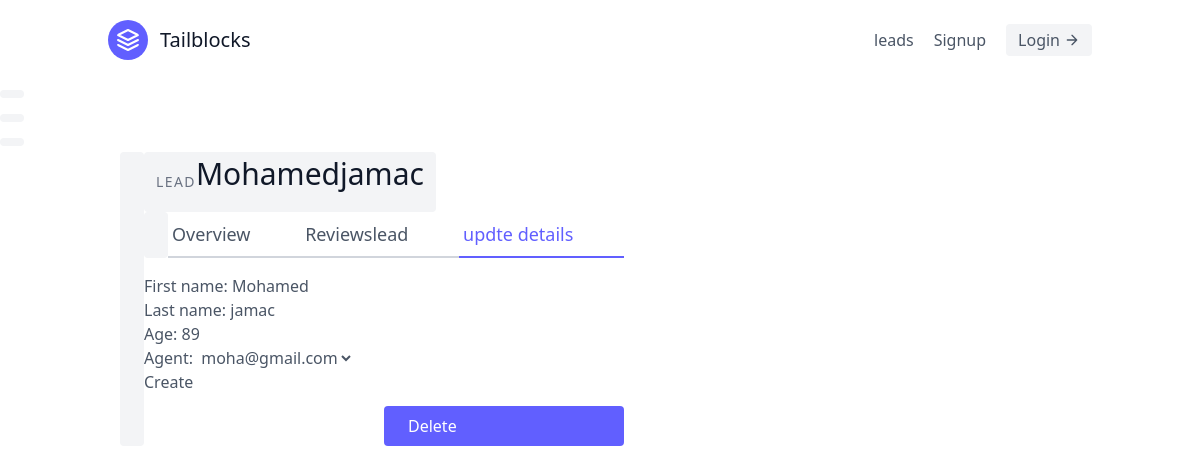
Screenshot of /leads/8/update with the database file from the repository.
### leads/models.py (models this page shows, shortened)
class lead(models.Model):
    first_name = models.CharField(max_length=20)
    last_name = models.CharField(max_length=20)
    age = models.IntegerField(default=0)
    agent = models.ForeignKey("Agent", on_delete=models.CASCADE)

### leads/views.py (the view, shortened to what this page needs)
# urls.py: path("<int:pk>/update", leadUpdateView.as_view(), name="lead-update"),
class leadUpdateView(UpdateView):
    template_name = "leads/lead_update.html"
    queryset = lead.objects.all()
    form_class = LeadModelForm

### leads/forms.py
class LeadModelForm(forms.ModelForm):
    class Meta:
        model = lead
        fields = [
            "first_name",
            "last_name",
            "age",
            "agent"
        ]

### leads/models.py (called while the page is built)
    def __str__(self):
        return self.user.email

### leads/templates/leads/lead_update.html (shortened to what this page needs)
{% extends 'base.html' %}
{% block content %}
<section class="text-gray-600 body-font ">
    <div class="lg:w-4/5 mx-auto flex ">
      <div class="lg:w-1/2 ">
        <h2 class="text-sm title-font text-gray-500 tracking-widest">LEAD</h2>
        <h1 class="text-gray-900 text-3xl title-font font-medium mb-4">{{ lead.first_name}}{{ lead.last_name}}</h1>
        <div class="flex mb-4">
          <a href="{% url 'leads:lead-detail' lead.pk %}" class="flex-grow border-b-2 border-gray-300 py-2 text-lg px-1">
          Overview
          </a>
          <a class="flex-grow border-b-2 border-gray-300 py-2 text-lg px-1">
          Reviewslead
          </a>
          <a href="{% url 'leads:lead-update' lead.pk %}" class="flex-grow text-indigo-500 border-b-2 border-indigo-500 py-2 text-lg px-1">
          updte details
          </a>
        </div>
           <form method="post">
                {{form.as_p}}
                <button type="submit">Create</button>
            </form>
        <a href="{% url 'leads:lead-delete' lead.pk %}" class="w-1/2 mt-3 flex ml-auto text-white bg-indigo-500 border-0 py-2 px-6 focus:outline-none hover:bg-indigo-600 rounded">
        Delete
        </a>
        </div>
      </div>
      </div>
{% endblock content %}

### rows the page displays
lead: first_name "Mohamed", last_name "jamac", age "89", agent "moha@gmail.com"
